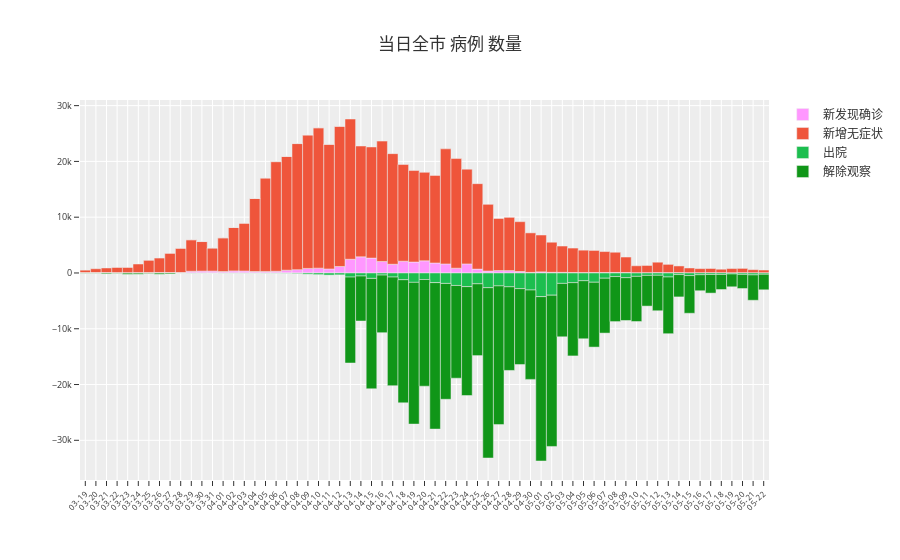

This figure's notebook cell:
### Markdown cell above
## 当日全市 病例 数量

### Code cell
df2 = df_city_casesum


fig = go.Figure()

fig.add_trace(go.Bar(x=df2['Date'], y=df2["NewPatnSum"], offsetgroup=0, name="新发现确诊", marker_color="#FF97FF"))
fig.add_trace(go.Bar(x=df2['Date'], y=df2["NewAsymSum"], offsetgroup=0, name="新增无症状", marker_color="#EF553B"))

fig.add_trace(go.Bar(x=df2['Date'], y=-df2["NewLvyySum"], offsetgroup=0, name="出院", marker_color="#1CBE4F"))
fig.add_trace(go.Bar(x=df2['Date'], y=-df2["NewLvfcSum"], offsetgroup=0, name="解除观察", marker_color="#109618"))


fig.update_xaxes(dtick="D1", tickformat="%m-%d", tickangle=-45, tickfont=dict(size=8), title='')
fig.update_yaxes(tickfont=dict(size=9), title='')
fig.update_layout(bargap=0, barmode='relative')
fig.update_layout(title="当日全市 病例 数量")
# fig.update_layout(yaxis_range=[0, 30000])
fig.update_layout(template="ggplot2")
fig.update_layout(legend={'title_text': ''})
fig.update_layout(autosize=True)

fig.show()
